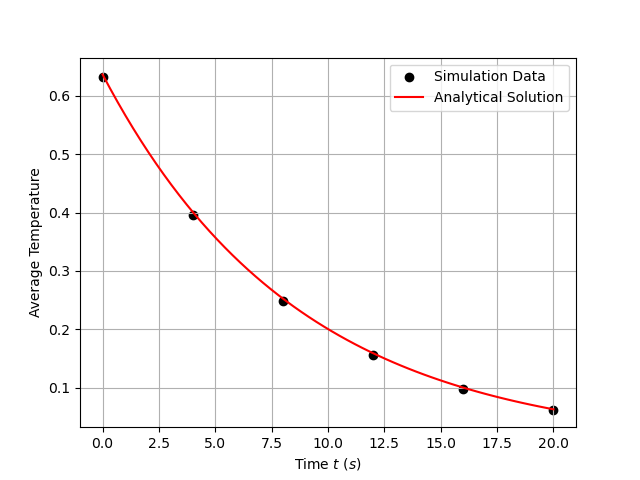

The Python source for this figure:
import numpy as np
import matplotlib.pyplot as plt
import pandas as pd


def solution_analytic(t, alpha, l):
    return (2.0 / np.pi) * np.exp(-alpha * np.pi ** 2 * t / (l ** 2))


conditions = {'t': np.linspace(0.0, 20.0, 6), 'alpha': 1.17e-4, 'l': 0.1}

df = pd.DataFrame({
    'P': [],
    'Xp': [],
    'TpAnalytic': [],
    'TpNumeric': [],
    'Error': [],
})

df.loc[0] = [0, 0.00000000000000e+00, 6.36619772367581e-01, 6.31423598897955e-01, np.nan]
df.loc[1] = [1, 4.00000000000000e+00, 4.01125797554293e-01, 3.96070435305087e-01, np.nan]
df.loc[2] = [2, 8.00000000000000e+00, 2.52744122076472e-01, 2.48441442474679e-01, np.nan]
df.loc[3] = [3, 1.20000000000000e+01, 1.59250767798250e-01, 1.55838822686563e-01, np.nan]
df.loc[4] = [4, 1.60000000000000e+01, 1.00341827283559e-01, 9.77523653639599e-02, np.nan]
df.loc[5] = [5, 2.00000000000000e+01, 6.32240738415718e-02, 6.13167166532567e-02, np.nan]

df['Error'] = df['TpAnalytic'] - df['TpNumeric']

xplot = np.linspace(0.0, 20.0, 60)

plt.scatter(df['Xp'], df['TpNumeric'], color='black', label='Simulation Data')
plt.plot(xplot, solution_analytic(xplot, conditions['alpha'], conditions['l']), color='red',
         label='Analytical Solution')

plt.grid()

# plt.title('Simulation Results')
plt.xlabel(r'Time $t$ $(s)$')
plt.ylabel(r'Average Temperature')
plt.legend()

plt.savefig('plot2.png')
plt.show()
